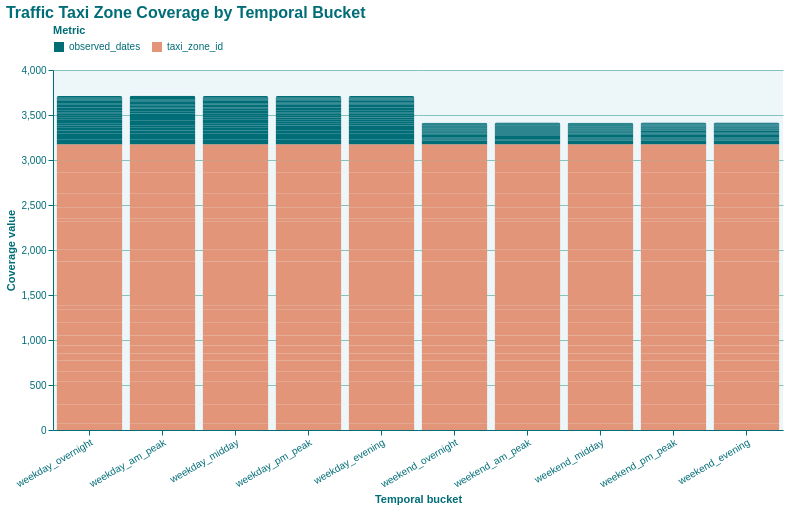

This figure's notebook cell:
### Code cell
# ---------------------------------------------------------------------
# Visualize traffic Taxi Zone coverage by temporal bucket
# ---------------------------------------------------------------------

traffic_bucket_zone_coverage_plot_df = traffic_bucket_zone_coverage_df.copy()

id_cols = [
    col for col in ["temporal_bucket", "pre_post_cp"]
    if col in traffic_bucket_zone_coverage_plot_df.columns
]

numeric_cols = (
    traffic_bucket_zone_coverage_plot_df
    .select_dtypes(include=["number"])
    .columns
    .tolist()
)

preferred_metric_order = [
    "distinct_taxi_zones",
    "zone_count",
    "covered_taxi_zones",
    "zones_with_traffic",
    "zones_observed",
    "coverage_share",
    "zone_coverage_share",
]

metric_cols = [
    col for col in preferred_metric_order
    if col in numeric_cols
]

if not metric_cols:
    metric_cols = numeric_cols[:2]

assert id_cols, "Expected traffic_bucket_zone_coverage_df to contain temporal_bucket or pre_post_cp."
assert metric_cols, "Expected traffic_bucket_zone_coverage_df to contain at least one numeric coverage metric."

plot_df = traffic_bucket_zone_coverage_plot_df.melt(
    id_vars=id_cols,
    value_vars=metric_cols,
    var_name="metric",
    value_name="value",
)

metric_label_map = {
    "distinct_taxi_zones": "Distinct Taxi Zones",
    "zone_count": "Zone Count",
    "covered_taxi_zones": "Covered Taxi Zones",
    "zones_with_traffic": "Zones With Traffic",
    "zones_observed": "Observed Zones",
    "coverage_share": "Coverage Share",
    "zone_coverage_share": "Zone Coverage Share",
}

plot_df["metric_label"] = plot_df["metric"].map(metric_label_map).fillna(plot_df["metric"])

bucket_order = [
    "weekday_overnight",
    "weekday_am_peak",
    "weekday_midday",
    "weekday_pm_peak",
    "weekday_evening",
    "weekend_overnight",
    "weekend_am_peak",
    "weekend_midday",
    "weekend_pm_peak",
    "weekend_evening",
]

x_field = "temporal_bucket" if "temporal_bucket" in plot_df.columns else id_cols[0]

base = alt.Chart(plot_df).mark_bar(cornerRadiusTopLeft=2, cornerRadiusTopRight=2).encode(
    x=alt.X(
        f"{x_field}:N",
        sort=bucket_order if x_field == "temporal_bucket" else None,
        title="Temporal bucket",
        axis=alt.Axis(labelAngle=-30, labelColor=BRAND_COLORS["dark_teal"], titleColor=BRAND_COLORS["dark_teal"]),
    ),
    y=alt.Y(
        "value:Q",
        title="Coverage value",
        axis=alt.Axis(labelColor=BRAND_COLORS["dark_teal"], titleColor=BRAND_COLORS["dark_teal"], gridColor=BRAND_COLORS["seafoam"]),
    ),
    color=alt.Color(
        "metric_label:N",
        scale=alt.Scale(
            range=[
                BRAND_COLORS["dark_teal"],
                BRAND_COLORS["terracotta"],
                BRAND_COLORS["seafoam"],
                BRAND_COLORS["pale_peach"],
            ]
        ),
        legend=alt.Legend(title="Metric", labelColor=BRAND_COLORS["dark_teal"], titleColor=BRAND_COLORS["dark_teal"]),
    ),
    tooltip=id_cols + ["metric_label", "value"],
)

if "pre_post_cp" in plot_df.columns:
    chart = base.encode(
        xOffset=alt.XOffset("pre_post_cp:N")
    ).properties(
        width=730,
        height=360,
        title="Traffic Taxi Zone Coverage by Temporal Bucket",
    )
else:
    chart = base.properties(
        width=730,
        height=360,
        title="Traffic Taxi Zone Coverage by Temporal Bucket",
    )

chart = chart.configure_view(
    stroke=None,
    fill=BRAND_COLORS["ice"],
).configure_title(
    color=BRAND_COLORS["dark_teal"],
    fontSize=16,
    anchor="start",
).configure_axis(
    domainColor=BRAND_COLORS["dark_teal"],
    tickColor=BRAND_COLORS["dark_teal"],
).configure_legend(
    orient="top",
)

chart

### Figure 1 — Vega-Lite specification as saved in the notebook (floating-point values rounded to 4 significant figures; data arrays with more than 128 entries replaced by an {"elided": "..."} marker saying what was removed)
{"config": {"view": {"continuousWidth": 300, "continuousHeight": 300, "fill": "#EDF6F9", "stroke": null}, "axis": {"domainColor": "#006D77", "tickColor": "#006D77"}, "legend": {"orient": "top"}, "title": {"anchor": "start", "color": "#006D77", "fontSize": 16}}, "data": {"name": "data-e72eb4afaa0b7153958bf41eaa36fe18"}, "mark": {"type": "bar", "cornerRadiusTopLeft": 2, "cornerRadiusTopRight": 2}, "encoding": {"color": {"field": "metric_label", "legend": {"labelColor": "#006D77", "title": "Metric", "titleColor": "#006D77"}, "scale": {"range": ["#006D77", "#E29578", "#83C5BE", "#FFDDD2"]}, "type": "nominal"}, "tooltip": [{"field": "temporal_bucket", "type": "nominal"}, {"field": "metric_label", "type": "nominal"}, {"field": "value", "type": "quantitative"}], "x": {"axis": {"labelAngle": -30, "labelColor": "#006D77", "titleColor": "#006D77"}, "field": "temporal_bucket", "sort": ["weekday_overnight", "weekday_am_peak", "weekday_midday", "weekday_pm_peak", "weekday_evening", "weekend_overnight", "weekend_am_peak", "weekend_midday", "weekend_pm_peak", "weekend_evening"], "title": "Temporal bucket", "type": "nominal"}, "y": {"axis": {"gridColor": "#83C5BE", "labelColor": "#006D77", "titleColor": "#006D77"}, "field": "value", "title": "Coverage value", "type": "quantitative"}}, "height": 360, "title": "Traffic Taxi Zone Coverage by Temporal Bucket", "width": 730, "$schema": "https://vega.github.io/schema/vega-lite/v6.4.1.json", "datasets": {"data-e72eb4afaa0b7153958bf41eaa36fe18": {"elided": "500 records"}}}
